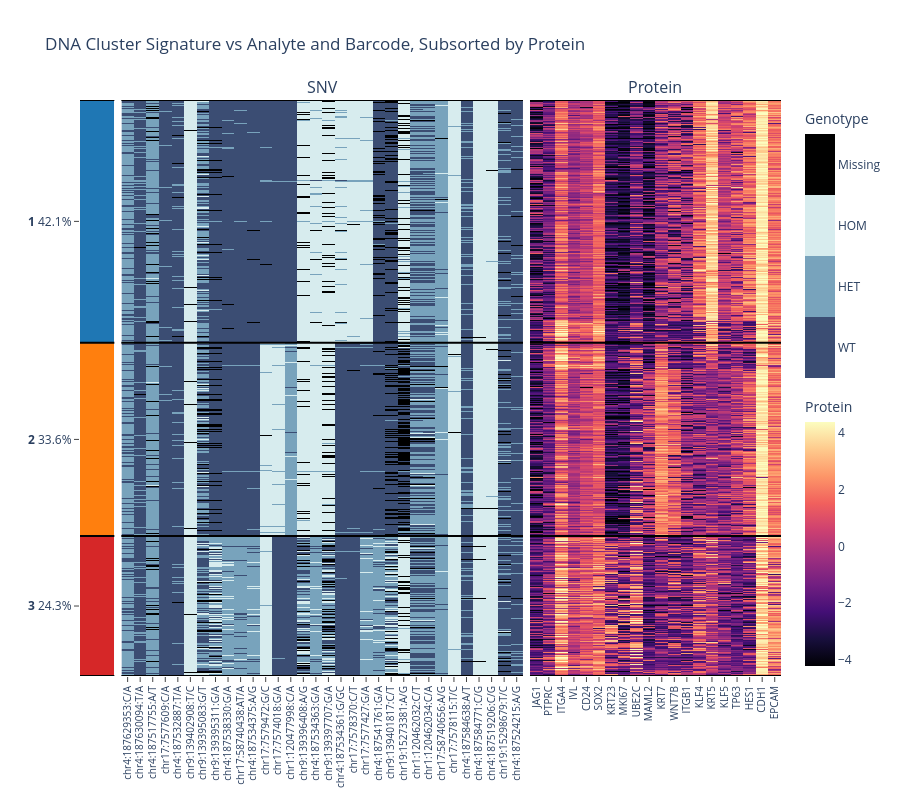

Here is the notebook cell this chart was saved with:
### Code cell
sc.heatmap(clusterby="dna", sortby="protein", drop="cnv", flatten=False)

### Figure 1 — Plotly figure (JSON) as saved in the notebook; plotly's stock layout.template omitted (floating-point values rounded to 4 significant figures; data arrays with more than 128 entries replaced by an {"elided": "..."} marker saying what was removed)
{"data": [{"colorscale": [[0, "#1f77b4"], [0.3333, "#1f77b4"], [0.3333, "#ff7f0e"], [0.6667, "#ff7f0e"], [0.6667, "#d62728"], [1, "#d62728"]], "hoverinfo": "skip", "name": "Clone", "showscale": false, "type": "heatmap", "xaxis": "x", "yaxis": "y", "z": {"elided": "745x1 str values"}}, {"coloraxis": "coloraxis", "colorbar": {"len": 0.5, "title": {"text": "SNV"}, "y": 0.75}, "colorscale": [[0, "#440154"], [0.1111, "#482878"], [0.2222, "#3e4989"], [0.3333, "#31688e"], [0.4444, "#26828e"], [0.5556, "#1f9e89"], [0.6667, "#35b779"], [0.7778, "#6ece58"], [0.8889, "#b5de2b"], [1, "#fde725"]], "customdata": {"elided": "745x32 str values"}, "hovertemplate": "<b>Variant:</b> %{x}<br><b>Genotype:</b> %{customdata}<extra></extra>", "name": "SNV", "type": "heatmap", "x": [0, 1, 2, 3, 4, 5, 6, 7, 8, 9, 10, 11, 12, 13, 14, 15, 16, 17, 18, 19, 20, 21, 22, 23, 24, 25, 26, 27, 28, 29, 30, 31], "xaxis": "x2", "yaxis": "y2", "z": {"elided": "745x32 int values"}, "zmax": 3, "zmin": 0}, {"colorbar": {"len": 0.5, "title": {"text": "Protein"}, "y": 0.25}, "colorscale": [[0, "#000004"], [0.1111, "#180f3d"], [0.2222, "#440f76"], [0.3333, "#721f81"], [0.4444, "#9e2f7f"], [0.5556, "#cd4071"], [0.6667, "#f1605d"], [0.7778, "#fd9668"], [0.8889, "#feca8d"], [1, "#fcfdbf"]], "hovertemplate": "<b>Protein:</b> %{x}<br><b>Relative expression:</b> %{z:.2f}<extra></extra>", "name": "Protein", "type": "heatmap", "x": [0, 1, 2, 3, 4, 5, 6, 7, 8, 9, 10, 11, 12, 13, 14, 15, 16, 17, 18, 19], "xaxis": "x3", "yaxis": "y3", "z": {"elided": "745x20 float values"}, "zmax": 4.369, "zmin": -4.204}], "layout": {"annotations": [{"font": {"size": 16}, "showarrow": false, "text": "SNV", "x": 0.3455, "xanchor": "center", "xref": "paper", "y": 1, "yanchor": "bottom", "yref": "paper"}, {"font": {"size": 16}, "showarrow": false, "text": "Protein", "x": 0.821, "xanchor": "center", "xref": "paper", "y": 1, "yanchor": "bottom", "yref": "paper"}], "coloraxis": {"cmax": 3, "cmin": 0, "colorbar": {"len": 0.5, "ticktext": ["WT", "HET", "HOM", "Missing"], "tickvals": [0.375, 1.125, 1.875, 2.625], "title": {"text": "Genotype"}, "y": 0.75}, "colorscale": [[0, "#3b4d73"], [0.25, "#3b4d73"], [0.25, "#78a3bc"], [0.5, "#78a3bc"], [0.5, "#d7ecee"], [0.75, "#d7ecee"], [0.75, "#000000"], [1, "#000000"]]}, "height": 800, "shapes": [{"line": {"color": "rgba(1,1,1,1)"}, "type": "line", "x0": 0, "x1": 1, "xref": "x domain", "y0": 0, "y1": 0, "yref": "y"}, {"line": {"color": "rgba(1,1,1,1)"}, "type": "line", "x0": 0, "x1": 1, "xref": "x2 domain", "y0": 0, "y1": 0, "yref": "y2"}, {"line": {"color": "rgba(1,1,1,1)"}, "type": "line", "x0": 0, "x1": 1, "xref": "x3 domain", "y0": 0, "y1": 0, "yref": "y3"}, {"line": {"color": "rgba(1,1,1,1)"}, "type": "line", "x0": 0, "x1": 1, "xref": "x domain", "y0": 314, "y1": 314, "yref": "y"}, {"line": {"color": "rgba(1,1,1,1)"}, "type": "line", "x0": 0, "x1": 1, "xref": "x2 domain", "y0": 314, "y1": 314, "yref": "y2"}, {"line": {"color": "rgba(1,1,1,1)"}, "type": "line", "x0": 0, "x1": 1, "xref": "x3 domain", "y0": 314, "y1": 314, "yref": "y3"}, {"line": {"color": "rgba(1,1,1,1)"}, "type": "line", "x0": 0, "x1": 1, "xref": "x domain", "y0": 564, "y1": 564, "yref": "y"}, {"line": {"color": "rgba(1,1,1,1)"}, "type": "line", "x0": 0, "x1": 1, "xref": "x2 domain", "y0": 564, "y1": 564, "yref": "y2"}, {"line": {"color": "rgba(1,1,1,1)"}, "type": "line", "x0": 0, "x1": 1, "xref": "x3 domain", "y0": 564, "y1": 564, "yref": "y3"}, {"line": {"color": "rgba(1,1,1,1)"}, "type": "line", "x0": 0, "x1": 1, "xref": "x domain", "y0": 745, "y1": 745, "yref": "y"}, {"line": {"color": "rgba(1,1,1,1)"}, "type": "line", "x0": 0, "x1": 1, "xref": "x2 domain", "y0": 745, "y1": 745, "yref": "y2"}, {"line": {"color": "rgba(1,1,1,1)"}, "type": "line", "x0": 0, "x1": 1, "xref": "x3 domain", "y0": 745, "y1": 745, "yref": "y3"}], "title": {"text": "DNA Cluster Signature vs Analyte and Barcode, Subsorted by Protein"}, "xaxis": {"anchor": "y", "automargin": true, "domain": [0, 0.049], "mirror": true, "showline": true, "showticklabels": false, "tickangle": -90, "tickfont": {"size": 10}, "tickmode": "array"}, "xaxis2": {"anchor": "y2", "automargin": true, "domain": [0.059, 0.6319], "mirror": true, "range": [-0.5, 31.5], "showline": true, "tickangle": -90, "tickfont": {"size": 10}, "tickmode": "array", "ticks": "outside", "ticktext": ["chr4:187629353:C/A", "chr4:187630094:T/A", "chr4:187517755:A/T", "chr17:7577609:C/A", "chr4:187532887:T/A", "chr9:139402908:T/C", "chr9:139395083:G/T", "chr9:139395311:G/A", "chr4:187538330:G/A", "chr17:58740438:AT/A", "chr4:187534375:A/G", "chr17:7579472:G/C", "chr17:7574018:G/A", "chr1:120477998:C/A", "chr9:139396408:A/G", "chr4:187534363:G/A", "chr9:139397707:G/A", "chr4:187534361:G/GC", "chr17:7578370:C/T", "chr17:7577427:G/A", "chr4:187541761:G/A", "chr9:139401817:C/T", "chr19:15273381:A/G", "chr1:120462032:C/T", "chr1:120462034:C/A", "chr17:58740656:A/G", "chr17:7578115:T/C", "chr4:187584638:A/T", "chr4:187584771:C/G", "chr4:187519206:C/G", "chr19:15298679:T/C", "chr4:187524215:A/G"], "tickvals": [0, 1, 2, 3, 4, 5, 6, 7, 8, 9, 10, 11, 12, 13, 14, 15, 16, 17, 18, 19, 20, 21, 22, 23, 24, 25, 26, 27, 28, 29, 30, 31]}, "xaxis3": {"anchor": "y3", "automargin": true, "domain": [0.6419, 1], "mirror": true, "range": [-0.5, 19.5], "showline": true, "tickangle": -90, "tickfont": {"size": 10}, "tickmode": "array", "ticks": "outside", "ticktext": ["JAG1", "PTPRC", "ITGA4", "IVL", "CD24", "SOX2", "KRT23", "MKI67", "UBE2C", "MAML2", "KRT7", "WNT7B", "ITGB1", "KLF4", "KRT5", "KLF5", "TP63", "HES1", "CDH1", "EPCAM"], "tickvals": [0, 1, 2, 3, 4, 5, 6, 7, 8, 9, 10, 11, 12, 13, 14, 15, 16, 17, 18, 19]}, "yaxis": {"anchor": "x", "automargin": true, "domain": [0, 1], "mirror": true, "range": [745, 0], "showline": true, "showticklabels": true, "ticks": "outside", "ticktext": ["<b>1</b> 42.1%", "<b>2</b> 33.6%", "<b>3</b> 24.3%"], "tickvals": [157, 439, 654.5]}, "yaxis2": {"anchor": "x2", "automargin": true, "domain": [0, 1], "mirror": true, "range": [745, 0], "showline": true, "showticklabels": false}, "yaxis3": {"anchor": "x3", "automargin": true, "domain": [0, 1], "mirror": true, "range": [745, 0], "showline": true, "showticklabels": false}}}
